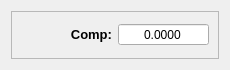
<?xml version="1.0" encoding="UTF-8"?>
<ui version="4.0">
 <class>ZeroBlock</class>
 <widget class="QWidget" name="ZeroBlock">
  <property name="geometry">
   <rect>
    <x>0</x>
    <y>0</y>
    <width>230</width>
    <height>70</height>
   </rect>
  </property>
  <property name="maximumSize">
   <size>
    <width>270</width>
    <height>16777215</height>
   </size>
  </property>
  <property name="windowTitle">
   <string>Form</string>
  </property>
  <layout class="QGridLayout" name="gridLayout">
   <item row="1" column="0">
    <widget class="QFrame" name="frame">
     <property name="maximumSize">
      <size>
       <width>270</width>
       <height>16777215</height>
      </size>
     </property>
     <property name="autoFillBackground">
      <bool>false</bool>
     </property>
     <property name="frameShape">
      <enum>QFrame::StyledPanel</enum>
     </property>
     <property name="frameShadow">
      <enum>QFrame::Sunken</enum>
     </property>
     <property name="lineWidth">
      <number>1</number>
     </property>
     <property name="midLineWidth">
      <number>1</number>
     </property>
     <layout class="QGridLayout" name="gridLayout_2">
      <item row="0" column="0">
       <widget class="QLabel" name="label_3">
        <property name="text">
         <string>&lt;html&gt;&lt;head/&gt;&lt;body&gt;&lt;p align=&quot;right&quot;&gt;&lt;span style=&quot; font-size:10pt; font-weight:600;&quot;&gt;Comp:&lt;/span&gt;&lt;/p&gt;&lt;/body&gt;&lt;/html&gt;</string>
        </property>
       </widget>
      </item>
      <item row="0" column="1">
       <widget class="QDoubleSpinBox" name="doubleSpinBox">
        <property name="alignment">
         <set>Qt::AlignCenter</set>
        </property>
        <property name="buttonSymbols">
         <enum>QAbstractSpinBox::NoButtons</enum>
        </property>
        <property name="decimals">
         <number>4</number>
        </property>
        <property name="maximum">
         <double>1000000000000000.000000000000000</double>
        </property>
       </widget>
      </item>
     </layout>
    </widget>
   </item>
  </layout>
 </widget>
 <resources/>
 <connections/>
</ui>
